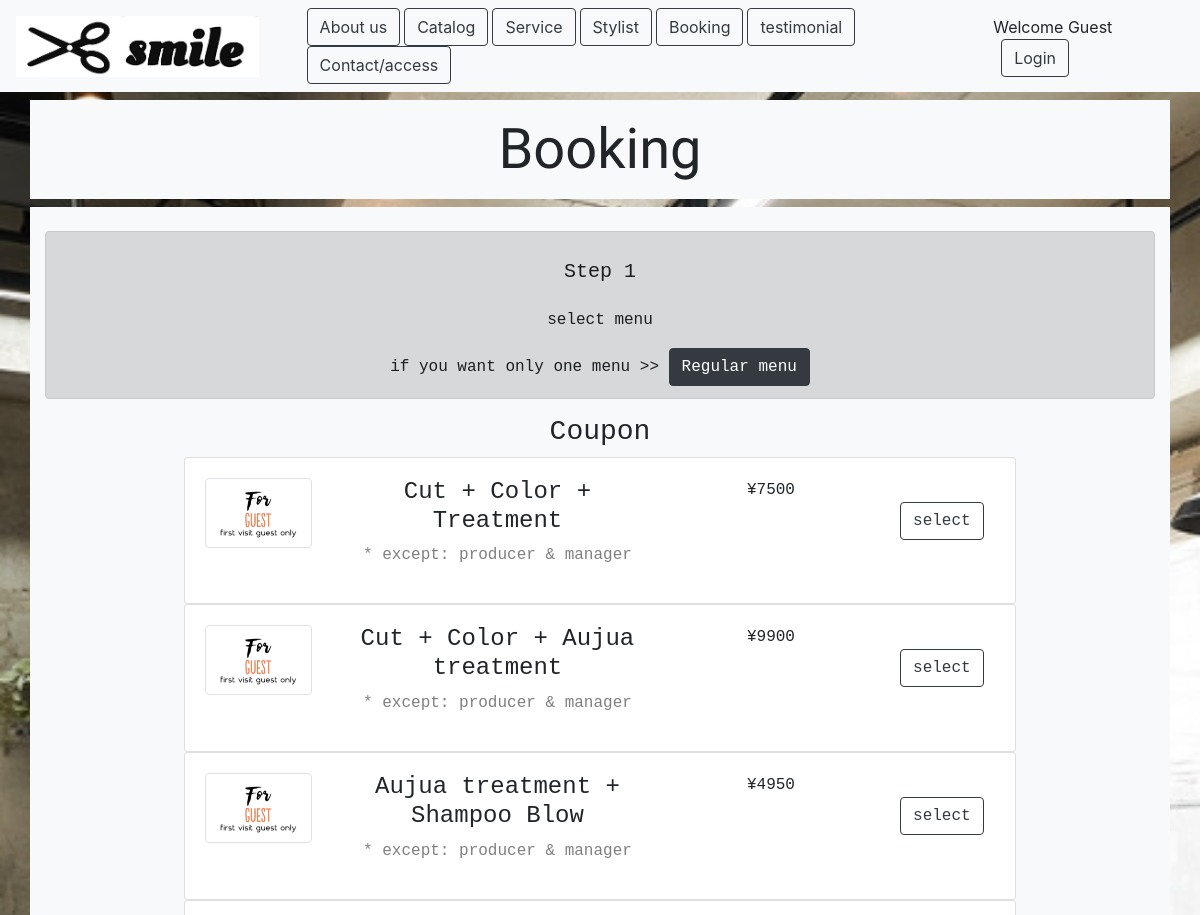
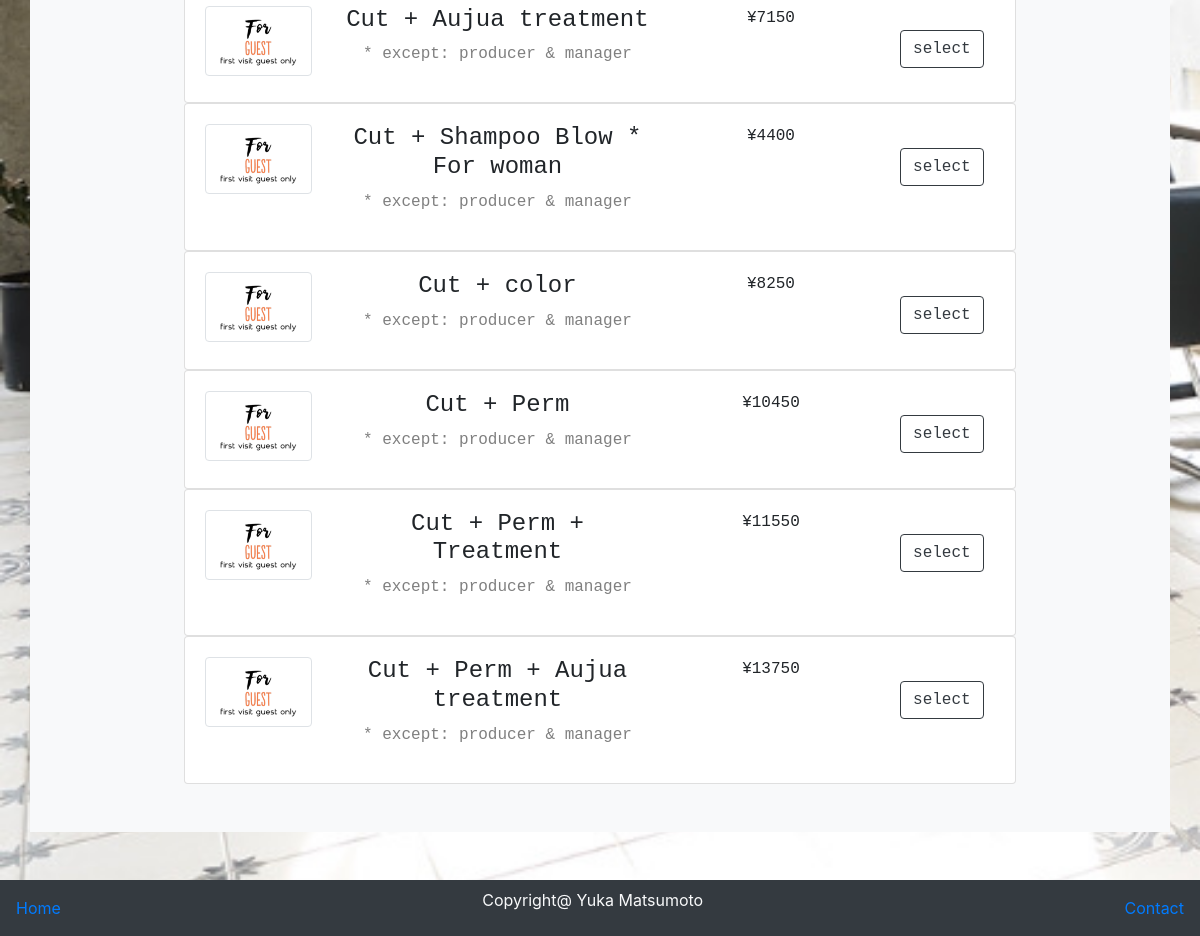
Screenshot of /booking.php with the database file from the repository (2 pictures, top to bottom).
### tables this page shows
CREATE TABLE `coupon` (
  `coupon_id` int(11) NOT NULL,
  `coupon_name` varchar(100) NOT NULL,
  `coupon_price` int(11) NOT NULL
);

### classes/connection.php (called while the page is built, shortened)
<?php
class Connection{
    private $servername="localhost";
    private $username ="root";
    private $password ="root";
    private $db_name ="hairsalon";
    function __construct(){
        $this->conn = new mysqli($this->servername,$this->username,$this->password,$this->db_name);
        if($this->conn->connect_error){
            die('error connection to database'.$this->conn->connect_error);
        }else{
            return $this->conn;
        }
    }
}
?>

### hairsalonAction.php (called while the page is built, shortened)
<?php
include 'classes/Hairsalon.php';
$Hairsalon= new Hairsalon;
?>

### classes/Hairsalon.php (called while the page is built, shortened)
<?php
include 'connection.php';
class Hairsalon extends Connection{
function displayServiceMenu(){
    $sql="SELECT * FROM service";
    $result = $this->conn->query($sql);
    if($result->num_rows>0){
        while($rows =$result->fetch_assoc()){
            $row[]= $rows;
        }
        return $row;
    }else{
        return FALSE;
    }
}
function displayCouponMenu(){
    $sql="SELECT * FROM coupon";
    $result = $this->conn->query($sql);
    if($result ->num_rows>0){
        while($rows = $result->fetch_assoc()){
            $row[]=$rows;
        }
        return $row;
    }else{
        return FALSE;
    }
}
}
?>

### booking.php (the view, shortened to what this page needs)
<?php
include 'userMenu.php';
$addMenuList =$Hairsalon->displayServiceMenu();
$addCouponList =$Hairsalon->displayCouponMenu();
?>
<!doctype html>
<html lang="en">
  <head>
    <link rel="stylesheet" href="https://stackpath.bootstrapcdn.com/bootstrap/4.3.1/css/bootstrap.min.css">
</head>
  <body>
    <div class="container bg-light text-monospace text-center">
      <h5 class="display-4 p-3">Booking</h5>
    </div>
    <div class="container bg-light text-monospace text-center mb-5">
      <br>
      <div class="alert alert-dark">
          <h5 class="text-monospace p-3">Step 1</h4>
          <p class="text-monospace"> select menu</p>
          if you want only one menu >> <a href="booking2.php" class="btn btn-dark">Regular menu</a>
      </div>
        <div class="w-75 mx-auto">
        <h3>Coupon</h3>
        <?php
        foreach ($addCouponList as $coupon) :?>
          <div class="card">
            <div class="card-body">
              <div class="row">
                <div class="col-lg-2">
                <img src="asset/coupon1.png" alt="" class="img-thumbnail">
                </div>
                <div class="col-lg-5">
                  <h4><?php echo $coupon['coupon_name'] ?></h4>
                  <p class=" display-5 text-black-50">* except: producer & manager</p>
                </div>
                <div class="col-lg-3">
                  <?php echo "¥".$coupon['coupon_price'] ?>
                </div>
                <div class="col-lg-2">
                  <form action="hairsalonAction.php" method="post">
                    <br>
                    <button type="submit" name="addCoupon" class="btn btn-outline-dark">select</button>
                  </form>
                </div>
              </div>
            </div>
          </div>
        <?php endforeach; ?>
        <br><br>
        </div>
    </div>
      <nav class="nav navbar bg-dark mt-5">
        <a href="dashboard.php" >Home</a>
        <p class="text-light">Copyright@ Yuka Matsumoto</p>
        <a href="contactpage.php">Contact</a>
      </nav>
  </body>
</html>

### userMenu.php (style rules this page uses)
body { height:150px; }

### booking.php (style rules this page uses)
body { margin-top:100px; height: 600px; background-image: url(asset/state.jpeg); background-repeat: no-repeat; background-attachment: fixed; background-size : cover; }
div h5 { font-family: 'Oleo Script', cursive; }

### rows the page displays
coupon: coupon_name "Cut + Color + Treatment", coupon_price "7500"
coupon: coupon_name "Cut + Color + Aujua treatment", coupon_price "9900"
coupon: coupon_name "Aujua treatment + Shampoo Blow", coupon_price "4950"
coupon: coupon_name "Cut + Aujua treatment", coupon_price "7150"
coupon: coupon_name "Cut + Shampoo Blow * For woman", coupon_price "4400"
coupon: coupon_name "Cut + color", coupon_price "8250"
coupon: coupon_name "Cut + Perm", coupon_price "10450"
coupon: coupon_name "Cut + Perm + Treatment", coupon_price "11550"
coupon: coupon_name "Cut + Perm + Aujua treatment", coupon_price "13750"
